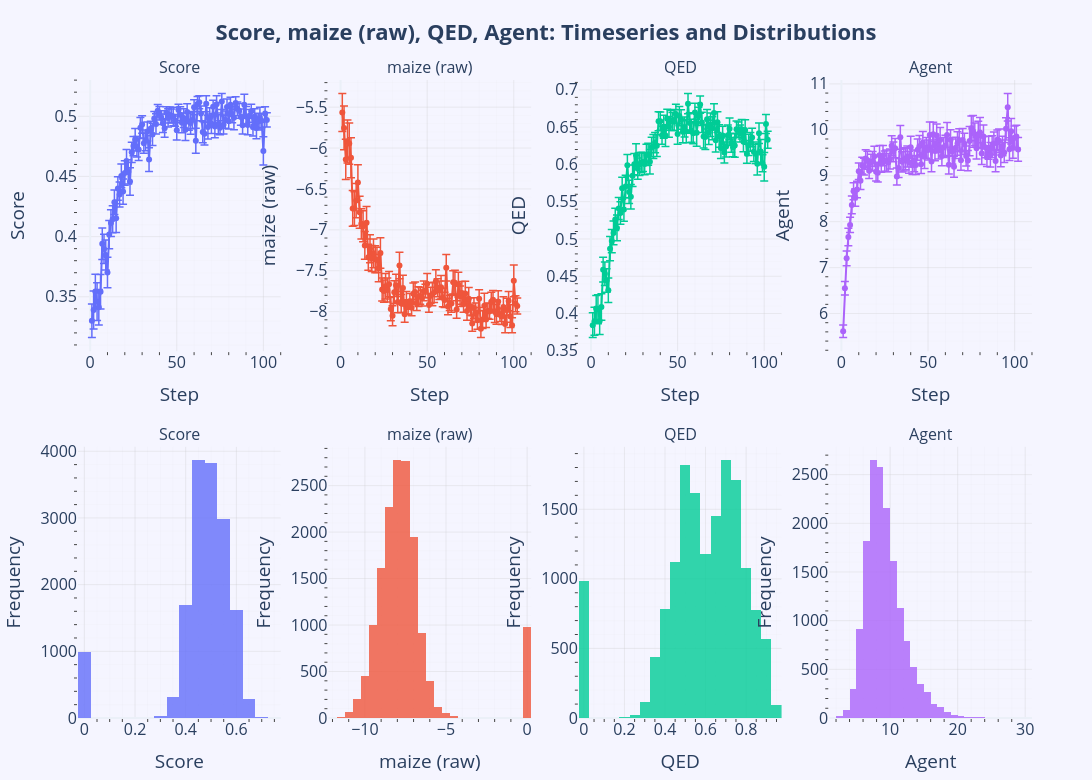

The cell this chart's notebook holds for it:
### Code cell
# Plotly combined timeseries (mean ± SE) and histogram plots for Score, maize (raw), QED, Agent with axis labels
import plotly.graph_objs as go
from plotly.subplots import make_subplots

ordered_vars = ['Score', 'maize (raw)', 'QED', 'Agent']
n_total = len(outputResults)
colors = ['#636EFA', '#EF553B', '#00CC96', '#AB63FA']

fig = make_subplots(
    rows=2, cols=4,
    subplot_titles=[f"{v}" for v in ordered_vars] + [f"{v}" for v in ordered_vars],
    vertical_spacing=0.15
)

if 'step' in outputResults.columns:
    for i, var in enumerate(ordered_vars):
        if var in outputResults.columns:
            # Timeseries (mean ± SE)
            grouped = outputResults.groupby('step')[var]
            mean = grouped.mean()
            stderr = grouped.sem()
            fig.add_trace(
                go.Scatter(
                    x=mean.index,
                    y=mean.values,
                    mode='lines+markers',
                    name=f'{var} (mean)',
                    marker_color=colors[i],
                    error_y=dict(
                        type='data',
                        array=stderr.values,
                        visible=True,
                        color=colors[i],
                        thickness=1.5
                    ),
                    showlegend=False
                ),
                row=1, col=i + 1
            )
            # Histogram
            fig.add_trace(
                go.Histogram(
                    x=outputResults[var],
                    nbinsx=30,
                    marker_color=colors[i],
                    opacity=0.8,
                    name=var,
                    showlegend=False
                ),
                row=2, col=i + 1
            )
            # Add axis labels
            fig.update_xaxes(title_text='Step', row=1, col=i + 1)
            fig.update_yaxes(title_text=var, row=1, col=i + 1)
            fig.update_xaxes(title_text=var, row=2, col=i + 1)
            fig.update_yaxes(title_text='Frequency', row=2, col=i + 1)
    # Add minor ticks and grids
    for row in [1, 2]:
        for col in range(1, 5):
            fig.update_xaxes(
                row=row, col=col,
                showgrid=True, gridwidth=1, gridcolor='rgba(200,200,200,0.3)',
                minor=dict(ticks='outside', showgrid=True, gridwidth=0.5, gridcolor='rgba(220,220,220,0.2)')
            )
            fig.update_yaxes(
                row=row, col=col,
                showgrid=True, gridwidth=1, gridcolor='rgba(200,200,200,0.3)',
                minor=dict(ticks='outside', showgrid=True, gridwidth=0.5, gridcolor='rgba(220,220,220,0.2)')
            )
    fig.update_layout(
        title={
            'text': '<b>Score, maize (raw), QED, Agent: Timeseries and Distributions</b>',
            'x': 0.5,
            'xanchor': 'center',
            'font': {'size': 22}
        },
        template='plotly_white',
        font=dict(size=16),
        height=780,
        width=1200,
        margin=dict(t=80, b=60, l=60, r=60),
        plot_bgcolor='rgba(245,245,255,1)',
        paper_bgcolor='rgba(245,245,255,1)'
    )
    fig.show()
else:
    print("The column 'step' is not present in outputResults.")

### Figure 1 — Plotly figure (JSON) as saved in the notebook; plotly's stock layout.template omitted (floating-point values rounded to 4 significant figures; data arrays with more than 128 entries replaced by an {"elided": "..."} marker saying what was removed)
{"data": [{"error_y": {"array": [0.01392, 0.0158, 0.01438, 0.0156, 0.01468, 0.01433, 0.0131, 0.01218, 0.01246, 0.01271, 0.01172, 0.01114, 0.01127, 0.01017, 0.01196, 0.009763, 0.0104, 0.009781, 0.01054, 0.01016, 0.009545, 0.01006, 0.01141, 0.008498, 0.008008, 0.009418, 0.008546, 0.009149, 0.008522, 0.007269, 0.008211, 0.008563, 0.007803, 0.009881, 0.006035, 0.009293, 0.005866, 0.008387, 0.005173, 0.005512, 0.005676, 0.007609, 0.007465, 0.004986, 0.007587, 0.006651, 0.005702, 0.007716, 0.004852, 0.007896, 0.004886, 0.006695, 0.008266, 0.007831, 0.00891, 0.00689, 0.007101, 0.009374, 0.007184, 0.006195, 0.01035, 0.006244, 0.005328, 0.006199, 0.008839, 0.009334, 0.006637, 0.009817, 0.008143, 0.008052, 0.005538, 0.009362, 0.007235, 0.007882, 0.005859, 0.006583, 0.007634, 0.007123, 0.006622, 0.006494, 0.006258, 0.006721, 0.009787, 0.005179, 0.005653, 0.006135, 0.006779, 0.007313, 0.008551, 0.008143, 0.007995, 0.005348, 0.00571, 0.007393, 0.006602, 0.008789, 0.006912, 0.009004, 0.005613, 0.0118, 0.005453, 0.005888], "color": "#636EFA", "thickness": 1.5, "type": "data", "visible": true}, "marker": {"color": "#636EFA"}, "mode": "lines+markers", "name": "Score (mean)", "showlegend": false, "x": [1, 2, 3, 4, 5, 6, 7, 8, 9, 10, 11, 12, 13, 14, 15, 16, 17, 18, 19, 20, 21, 22, 23, 24, 25, 26, 27, 28, 29, 30, 31, 32, 33, 34, 35, 36, 37, 38, 39, 40, 41, 42, 43, 44, 45, 46, 47, 48, 49, 50, 51, 52, 53, 54, 55, 56, 57, 58, 59, 60, 61, 62, 63, 64, 65, 66, 67, 68, 69, 70, 71, 72, 73, 74, 75, 76, 77, 78, 79, 80, 81, 82, 83, 84, 85, 86, 87, 88, 89, 90, 91, 92, 93, 94, 95, 96, 97, 98, 99, 100, 101, 102], "y": [0.33, 0.339, 0.3544, 0.346, 0.3414, 0.3542, 0.3941, 0.3898, 0.3848, 0.3702, 0.4017, 0.4112, 0.4145, 0.4286, 0.4153, 0.4399, 0.435, 0.4504, 0.4374, 0.4528, 0.4629, 0.4537, 0.4458, 0.47, 0.4752, 0.4805, 0.4747, 0.4724, 0.4905, 0.4931, 0.4776, 0.48, 0.4873, 0.464, 0.4898, 0.4849, 0.4981, 0.4936, 0.5045, 0.5025, 0.4988, 0.4942, 0.49, 0.5029, 0.4986, 0.501, 0.5003, 0.4998, 0.4966, 0.4883, 0.5051, 0.5012, 0.4945, 0.4984, 0.4887, 0.5035, 0.4955, 0.4944, 0.4968, 0.5074, 0.4797, 0.5101, 0.5116, 0.5024, 0.4869, 0.4854, 0.5104, 0.491, 0.4989, 0.4938, 0.5078, 0.4916, 0.5099, 0.4934, 0.4904, 0.5123, 0.4929, 0.4971, 0.5077, 0.4958, 0.5096, 0.5012, 0.4987, 0.511, 0.5062, 0.5046, 0.4993, 0.4925, 0.5097, 0.4999, 0.4926, 0.5003, 0.5042, 0.4909, 0.4997, 0.4902, 0.4956, 0.4985, 0.4963, 0.4712, 0.5023, 0.497], "type": "scatter", "xaxis": "x", "yaxis": "y"}, {"marker": {"color": "#636EFA"}, "name": "Score", "nbinsx": 30, "opacity": 0.8, "showlegend": false, "x": {"elided": "15612 float values"}, "type": "histogram", "xaxis": "x5", "yaxis": "y5"}, {"error_y": {"array": [0.2319, 0.2668, 0.2466, 0.2622, 0.2514, 0.2442, 0.2183, 0.2063, 0.2089, 0.2172, 0.1952, 0.1855, 0.1885, 0.17, 0.198, 0.1594, 0.1711, 0.159, 0.1754, 0.1647, 0.1532, 0.166, 0.1867, 0.1408, 0.1368, 0.156, 0.1465, 0.1543, 0.1419, 0.1222, 0.1379, 0.1359, 0.1306, 0.1615, 0.109, 0.154, 0.09947, 0.1383, 0.08669, 0.09554, 0.09938, 0.1314, 0.1212, 0.08572, 0.1207, 0.1023, 0.0965, 0.1212, 0.08133, 0.1254, 0.08826, 0.09965, 0.141, 0.1239, 0.1386, 0.1107, 0.1134, 0.1441, 0.1128, 0.09388, 0.1628, 0.1012, 0.09197, 0.1089, 0.1431, 0.1529, 0.1068, 0.1525, 0.1266, 0.1386, 0.1003, 0.1499, 0.1133, 0.1371, 0.1056, 0.0947, 0.1268, 0.1167, 0.1103, 0.108, 0.1093, 0.1098, 0.1551, 0.09675, 0.09439, 0.09676, 0.1155, 0.1148, 0.1287, 0.1215, 0.1301, 0.08164, 0.09544, 0.1268, 0.1066, 0.1472, 0.1191, 0.1393, 0.09139, 0.1947, 0.09786, 0.09817], "color": "#EF553B", "thickness": 1.5, "type": "data", "visible": true}, "marker": {"color": "#EF553B"}, "mode": "lines+markers", "name": "maize (raw) (mean)", "showlegend": false, "x": [1, 2, 3, 4, 5, 6, 7, 8, 9, 10, 11, 12, 13, 14, 15, 16, 17, 18, 19, 20, 21, 22, 23, 24, 25, 26, 27, 28, 29, 30, 31, 32, 33, 34, 35, 36, 37, 38, 39, 40, 41, 42, 43, 44, 45, 46, 47, 48, 49, 50, 51, 52, 53, 54, 55, 56, 57, 58, 59, 60, 61, 62, 63, 64, 65, 66, 67, 68, 69, 70, 71, 72, 73, 74, 75, 76, 77, 78, 79, 80, 81, 82, 83, 84, 85, 86, 87, 88, 89, 90, 91, 92, 93, 94, 95, 96, 97, 98, 99, 100, 101, 102], "y": [-5.566, -5.754, -6.139, -5.92, -5.946, -6.118, -6.738, -6.74, -6.642, -6.42, -6.785, -6.926, -6.956, -7.19, -6.913, -7.335, -7.232, -7.35, -7.287, -7.36, -7.367, -7.469, -7.283, -7.728, -7.749, -7.689, -7.734, -7.665, -7.969, -8.05, -7.761, -7.679, -7.884, -7.436, -7.901, -7.71, -8.031, -7.892, -7.942, -7.873, -7.951, -7.781, -7.76, -7.9, -7.816, -7.808, -7.834, -7.747, -7.746, -7.659, -7.918, -7.801, -7.788, -7.766, -7.628, -7.708, -7.739, -7.701, -7.827, -7.857, -7.463, -7.938, -7.894, -7.899, -7.642, -7.647, -7.974, -7.67, -7.812, -7.772, -7.906, -7.777, -7.991, -7.843, -7.935, -8.146, -7.956, -8.011, -8.104, -7.841, -8.208, -8.097, -7.929, -8.096, -7.989, -7.997, -7.879, -7.856, -8.003, -8.033, -7.876, -8.038, -8.061, -7.945, -8.15, -7.984, -7.871, -8.056, -8.166, -7.623, -7.904, -7.93], "type": "scatter", "xaxis": "x2", "yaxis": "y2"}, {"marker": {"color": "#EF553B"}, "name": "maize (raw)", "nbinsx": 30, "opacity": 0.8, "showlegend": false, "x": {"elided": "15612 float values"}, "type": "histogram", "xaxis": "x6", "yaxis": "y6"}, {"error_y": {"array": [0.01672, 0.01885, 0.01756, 0.01941, 0.01795, 0.01776, 0.01663, 0.01566, 0.01584, 0.01636, 0.01618, 0.01544, 0.01592, 0.01503, 0.01731, 0.01466, 0.01509, 0.01474, 0.01584, 0.01509, 0.01453, 0.01551, 0.01647, 0.01431, 0.01425, 0.01542, 0.01431, 0.01528, 0.01366, 0.01282, 0.01439, 0.01413, 0.01469, 0.01647, 0.01318, 0.01606, 0.01348, 0.01464, 0.01272, 0.01226, 0.01206, 0.01537, 0.01452, 0.01273, 0.01388, 0.01323, 0.01205, 0.0141, 0.01284, 0.01383, 0.013, 0.01314, 0.01477, 0.01346, 0.01562, 0.01357, 0.01379, 0.01541, 0.01397, 0.01237, 0.01797, 0.01225, 0.01149, 0.0135, 0.01537, 0.01661, 0.013, 0.01629, 0.01572, 0.01541, 0.01263, 0.01573, 0.01403, 0.01507, 0.01368, 0.01266, 0.01392, 0.01391, 0.01374, 0.01428, 0.01261, 0.01279, 0.01574, 0.01102, 0.0105, 0.01149, 0.01296, 0.01322, 0.01395, 0.01279, 0.01433, 0.01256, 0.01242, 0.01306, 0.01296, 0.01514, 0.01377, 0.01603, 0.01143, 0.01907, 0.01273, 0.01153], "color": "#00CC96", "thickness": 1.5, "type": "data", "visible": true}, "marker": {"color": "#00CC96"}, "mode": "lines+markers", "name": "QED (mean)", "showlegend": false, "x": [1, 2, 3, 4, 5, 6, 7, 8, 9, 10, 11, 12, 13, 14, 15, 16, 17, 18, 19, 20, 21, 22, 23, 24, 25, 26, 27, 28, 29, 30, 31, 32, 33, 34, 35, 36, 37, 38, 39, 40, 41, 42, 43, 44, 45, 46, 47, 48, 49, 50, 51, 52, 53, 54, 55, 56, 57, 58, 59, 60, 61, 62, 63, 64, 65, 66, 67, 68, 69, 70, 71, 72, 73, 74, 75, 76, 77, 78, 79, 80, 81, 82, 83, 84, 85, 86, 87, 88, 89, 90, 91, 92, 93, 94, 95, 96, 97, 98, 99, 100, 101, 102], "y": [0.3845, 0.3896, 0.4068, 0.4059, 0.3899, 0.4088, 0.4589, 0.4534, 0.4444, 0.4312, 0.4871, 0.4971, 0.5082, 0.5263, 0.5148, 0.5409, 0.535, 0.568, 0.5395, 0.5705, 0.5989, 0.5631, 0.5566, 0.5848, 0.6003, 0.6125, 0.5943, 0.6004, 0.6025, 0.6032, 0.6006, 0.6128, 0.6137, 0.6037, 0.6234, 0.6241, 0.6293, 0.6252, 0.658, 0.6581, 0.6391, 0.6506, 0.6387, 0.6612, 0.6504, 0.6592, 0.6577, 0.6597, 0.6677, 0.6407, 0.6648, 0.6603, 0.6438, 0.6502, 0.6446, 0.6815, 0.6555, 0.6452, 0.6419, 0.6696, 0.6425, 0.6645, 0.6802, 0.6563, 0.6374, 0.6368, 0.6606, 0.6429, 0.6531, 0.6484, 0.6688, 0.6324, 0.6567, 0.638, 0.6217, 0.6387, 0.616, 0.624, 0.6392, 0.6479, 0.6291, 0.623, 0.6253, 0.6474, 0.6465, 0.6416, 0.6472, 0.6304, 0.646, 0.6144, 0.6262, 0.6302, 0.636, 0.6169, 0.6142, 0.601, 0.6417, 0.6174, 0.6015, 0.5968, 0.6542, 0.6331], "type": "scatter", "xaxis": "x3", "yaxis": "y3"}, {"marker": {"color": "#00CC96"}, "name": "QED", "nbinsx": 30, "opacity": 0.8, "showlegend": false, "x": {"elided": "15612 float values"}, "type": "histogram", "xaxis": "x7", "yaxis": "y7"}, {"error_y": {"array": [0.1358, 0.1462, 0.1585, 0.1901, 0.1668, 0.1935, 0.1841, 0.1908, 0.1812, 0.1805, 0.1876, 0.1816, 0.1822, 0.1923, 0.1963, 0.1683, 0.1759, 0.211, 0.2159, 0.2042, 0.2019, 0.2102, 0.1867, 0.2204, 0.2209, 0.2347, 0.1985, 0.2186, 0.216, 0.2151, 0.2094, 0.1861, 0.2062, 0.2602, 0.219, 0.2428, 0.2397, 0.2293, 0.2405, 0.2396, 0.2025, 0.2382, 0.2062, 0.2319, 0.2336, 0.2045, 0.237, 0.2534, 0.2271, 0.218, 0.2814, 0.2249, 0.2582, 0.2101, 0.251, 0.2128, 0.2755, 0.2168, 0.2182, 0.229, 0.2695, 0.2011, 0.2189, 0.2728, 0.2302, 0.2318, 0.2549, 0.2477, 0.2171, 0.2535, 0.2303, 0.2185, 0.2208, 0.318, 0.2686, 0.3476, 0.2458, 0.2364, 0.2923, 0.3249, 0.2362, 0.2502, 0.2315, 0.2048, 0.2509, 0.266, 0.2358, 0.249, 0.2304, 0.2147, 0.2564, 0.2463, 0.2122, 0.2178, 0.2412, 0.2974, 0.2458, 0.2776, 0.235, 0.2606, 0.244, 0.2579], "color": "#AB63FA", "thickness": 1.5, "type": "data", "visible": true}, "marker": {"color": "#AB63FA"}, "mode": "lines+markers", "name": "Agent (mean)", "showlegend": false, "x": [1, 2, 3, 4, 5, 6, 7, 8, 9, 10, 11, 12, 13, 14, 15, 16, 17, 18, 19, 20, 21, 22, 23, 24, 25, 26, 27, 28, 29, 30, 31, 32, 33, 34, 35, 36, 37, 38, 39, 40, 41, 42, 43, 44, 45, 46, 47, 48, 49, 50, 51, 52, 53, 54, 55, 56, 57, 58, 59, 60, 61, 62, 63, 64, 65, 66, 67, 68, 69, 70, 71, 72, 73, 74, 75, 76, 77, 78, 79, 80, 81, 82, 83, 84, 85, 86, 87, 88, 89, 90, 91, 92, 93, 94, 95, 96, 97, 98, 99, 100, 101, 102], "y": [5.612, 6.552, 7.201, 7.665, 7.93, 8.365, 8.662, 8.525, 8.7, 9.097, 8.89, 9.222, 9.201, 9.374, 9.337, 9.108, 9.291, 9.315, 9.424, 9.089, 9.066, 9.447, 9.265, 9.439, 9.319, 9.328, 9.286, 9.363, 9.653, 9.521, 9.599, 8.984, 9.168, 9.836, 9.302, 9.345, 9.37, 9.418, 9.293, 9.62, 9.229, 9.323, 9.235, 9.568, 9.642, 9.252, 9.725, 9.412, 9.608, 9.561, 9.889, 9.309, 9.905, 9.536, 9.877, 9.576, 9.776, 9.432, 9.614, 9.65, 9.888, 9.24, 9.782, 9.528, 9.195, 9.607, 9.703, 9.775, 9.338, 9.776, 9.697, 9.431, 9.33, 9.754, 10.03, 9.966, 9.905, 9.601, 9.896, 9.942, 9.482, 9.855, 9.622, 9.409, 9.608, 9.456, 9.634, 9.702, 9.32, 9.783, 9.764, 9.442, 9.648, 9.508, 10.02, 10.49, 9.579, 9.969, 9.616, 9.825, 9.855, 9.573], "type": "scatter", "xaxis": "x4", "yaxis": "y4"}, {"marker": {"color": "#AB63FA"}, "name": "Agent", "nbinsx": 30, "opacity": 0.8, "showlegend": false, "x": {"elided": "15612 float values"}, "type": "histogram", "xaxis": "x8", "yaxis": "y8"}], "layout": {"xaxis": {"anchor": "y", "domain": [0.0, 0.2125], "title": {"text": "Step"}, "minor": {"ticks": "outside", "showgrid": true, "gridwidth": 0.5, "gridcolor": "rgba(220,220,220,0.2)"}, "showgrid": true, "gridwidth": 1, "gridcolor": "rgba(200,200,200,0.3)"}, "yaxis": {"anchor": "x", "domain": [0.575, 1.0], "title": {"text": "Score"}, "minor": {"ticks": "outside", "showgrid": true, "gridwidth": 0.5, "gridcolor": "rgba(220,220,220,0.2)"}, "showgrid": true, "gridwidth": 1, "gridcolor": "rgba(200,200,200,0.3)"}, "xaxis2": {"anchor": "y2", "domain": [0.2625, 0.475], "title": {"text": "Step"}, "minor": {"ticks": "outside", "showgrid": true, "gridwidth": 0.5, "gridcolor": "rgba(220,220,220,0.2)"}, "showgrid": true, "gridwidth": 1, "gridcolor": "rgba(200,200,200,0.3)"}, "yaxis2": {"anchor": "x2", "domain": [0.575, 1.0], "title": {"text": "maize (raw)"}, "minor": {"ticks": "outside", "showgrid": true, "gridwidth": 0.5, "gridcolor": "rgba(220,220,220,0.2)"}, "showgrid": true, "gridwidth": 1, "gridcolor": "rgba(200,200,200,0.3)"}, "xaxis3": {"anchor": "y3", "domain": [0.525, 0.7375], "title": {"text": "Step"}, "minor": {"ticks": "outside", "showgrid": true, "gridwidth": 0.5, "gridcolor": "rgba(220,220,220,0.2)"}, "showgrid": true, "gridwidth": 1, "gridcolor": "rgba(200,200,200,0.3)"}, "yaxis3": {"anchor": "x3", "domain": [0.575, 1.0], "title": {"text": "QED"}, "minor": {"ticks": "outside", "showgrid": true, "gridwidth": 0.5, "gridcolor": "rgba(220,220,220,0.2)"}, "showgrid": true, "gridwidth": 1, "gridcolor": "rgba(200,200,200,0.3)"}, "xaxis4": {"anchor": "y4", "domain": [0.7875, 1.0], "title": {"text": "Step"}, "minor": {"ticks": "outside", "showgrid": true, "gridwidth": 0.5, "gridcolor": "rgba(220,220,220,0.2)"}, "showgrid": true, "gridwidth": 1, "gridcolor": "rgba(200,200,200,0.3)"}, "yaxis4": {"anchor": "x4", "domain": [0.575, 1.0], "title": {"text": "Agent"}, "minor": {"ticks": "outside", "showgrid": true, "gridwidth": 0.5, "gridcolor": "rgba(220,220,220,0.2)"}, "showgrid": true, "gridwidth": 1, "gridcolor": "rgba(200,200,200,0.3)"}, "xaxis5": {"anchor": "y5", "domain": [0.0, 0.2125], "title": {"text": "Score"}, "minor": {"ticks": "outside", "showgrid": true, "gridwidth": 0.5, "gridcolor": "rgba(220,220,220,0.2)"}, "showgrid": true, "gridwidth": 1, "gridcolor": "rgba(200,200,200,0.3)"}, "yaxis5": {"anchor": "x5", "domain": [0.0, 0.425], "title": {"text": "Frequency"}, "minor": {"ticks": "outside", "showgrid": true, "gridwidth": 0.5, "gridcolor": "rgba(220,220,220,0.2)"}, "showgrid": true, "gridwidth": 1, "gridcolor": "rgba(200,200,200,0.3)"}, "xaxis6": {"anchor": "y6", "domain": [0.2625, 0.475], "title": {"text": "maize (raw)"}, "minor": {"ticks": "outside", "showgrid": true, "gridwidth": 0.5, "gridcolor": "rgba(220,220,220,0.2)"}, "showgrid": true, "gridwidth": 1, "gridcolor": "rgba(200,200,200,0.3)"}, "yaxis6": {"anchor": "x6", "domain": [0.0, 0.425], "title": {"text": "Frequency"}, "minor": {"ticks": "outside", "showgrid": true, "gridwidth": 0.5, "gridcolor": "rgba(220,220,220,0.2)"}, "showgrid": true, "gridwidth": 1, "gridcolor": "rgba(200,200,200,0.3)"}, "xaxis7": {"anchor": "y7", "domain": [0.525, 0.7375], "title": {"text": "QED"}, "minor": {"ticks": "outside", "showgrid": true, "gridwidth": 0.5, "gridcolor": "rgba(220,220,220,0.2)"}, "showgrid": true, "gridwidth": 1, "gridcolor": "rgba(200,200,200,0.3)"}, "yaxis7": {"anchor": "x7", "domain": [0.0, 0.425], "title": {"text": "Frequency"}, "minor": {"ticks": "outside", "showgrid": true, "gridwidth": 0.5, "gridcolor": "rgba(220,220,220,0.2)"}, "showgrid": true, "gridwidth": 1, "gridcolor": "rgba(200,200,200,0.3)"}, "xaxis8": {"anchor": "y8", "domain": [0.7875, 1.0], "title": {"text": "Agent"}, "minor": {"ticks": "outside", "showgrid": true, "gridwidth": 0.5, "gridcolor": "rgba(220,220,220,0.2)"}, "showgrid": true, "gridwidth": 1, "gridcolor": "rgba(200,200,200,0.3)"}, "yaxis8": {"anchor": "x8", "domain": [0.0, 0.425], "title": {"text": "Frequency"}, "minor": {"ticks": "outside", "showgrid": true, "gridwidth": 0.5, "gridcolor": "rgba(220,220,220,0.2)"}, "showgrid": true, "gridwidth": 1, "gridcolor": "rgba(200,200,200,0.3)"}, "annotations": [{"font": {"size": 16}, "showarrow": false, "text": "Score", "x": 0.1062, "xanchor": "center", "xref": "paper", "y": 1.0, "yanchor": "bottom", "yref": "paper"}, {"font": {"size": 16}, "showarrow": false, "text": "maize (raw)", "x": 0.3688, "xanchor": "center", "xref": "paper", "y": 1.0, "yanchor": "bottom", "yref": "paper"}, {"font": {"size": 16}, "showarrow": false, "text": "QED", "x": 0.6313, "xanchor": "center", "xref": "paper", "y": 1.0, "yanchor": "bottom", "yref": "paper"}, {"font": {"size": 16}, "showarrow": false, "text": "Agent", "x": 0.8938, "xanchor": "center", "xref": "paper", "y": 1.0, "yanchor": "bottom", "yref": "paper"}, {"font": {"size": 16}, "showarrow": false, "text": "Score", "x": 0.1062, "xanchor": "center", "xref": "paper", "y": 0.425, "yanchor": "bottom", "yref": "paper"}, {"font": {"size": 16}, "showarrow": false, "text": "maize (raw)", "x": 0.3688, "xanchor": "center", "xref": "paper", "y": 0.425, "yanchor": "bottom", "yref": "paper"}, {"font": {"size": 16}, "showarrow": false, "text": "QED", "x": 0.6313, "xanchor": "center", "xref": "paper", "y": 0.425, "yanchor": "bottom", "yref": "paper"}, {"font": {"size": 16}, "showarrow": false, "text": "Agent", "x": 0.8938, "xanchor": "center", "xref": "paper", "y": 0.425, "yanchor": "bottom", "yref": "paper"}], "title": {"font": {"size": 22}, "text": "<b>Score, maize (raw), QED, Agent: Timeseries and Distributions</b>", "x": 0.5, "xanchor": "center"}, "font": {"size": 16}, "margin": {"t": 80, "b": 60, "l": 60, "r": 60}, "height": 780, "width": 1200, "plot_bgcolor": "rgba(245,245,255,1)", "paper_bgcolor": "rgba(245,245,255,1)"}}
